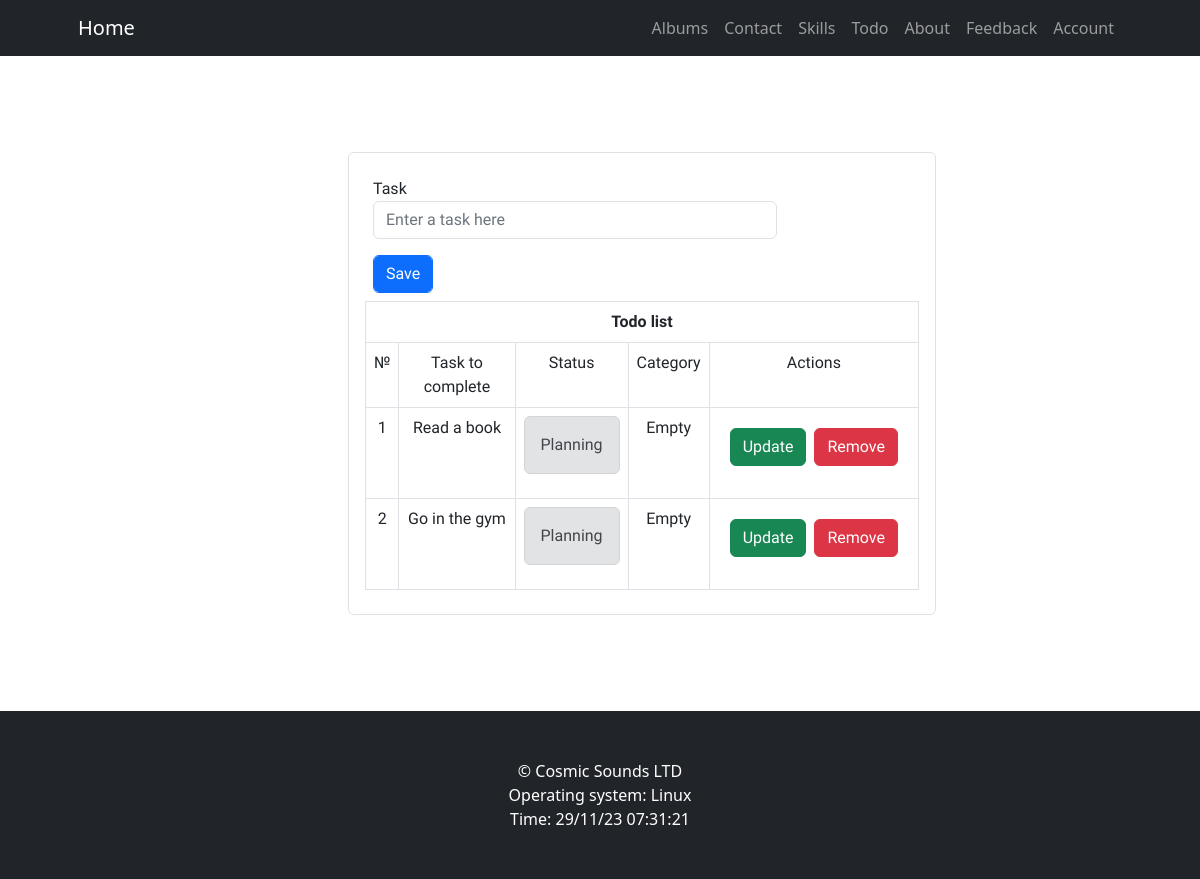
Page /todo (signed in) on the committed database.
### app/models.py (models this page shows)
class Todo(db.Model):
    __tablename__ = "todo"
    id = db.Column(db.Integer, primary_key=True, autoincrement=True)
    task = db.Column(db.Text, nullable=False)
    status = db.Column(db.String, default="Planning", nullable=False)
    category = db.Column(db.String, default="Empty", nullable=False)
    user_id = db.Column(db.Integer, db.ForeignKey("users.id"), nullable=False)

### app/views.py (the view)
@app.route("/todo")
@login_required
def todo_list():
    title = "Todo list"
    form = TodoForm()
    handle = database.HandleTodos()
    todo = handle.show(current_user.get_id())
    return render_template("todo.html", title=title, form=form, todo=todo)

### app/forms.py
class TodoForm(FlaskForm):
    task = StringField("Task", validators=[DataRequired(), Length(min=4, max=20)], render_kw={"placeholder": "Enter a task here"})
    save = SubmitField("Save")

### app/helpers/database.py (called while the page is built)
@login_manager.user_loader
def user_loader(user_id):
    return Users.query.get(user_id)

    @staticmethod
    def commit():
        db.session.commit()

    def show(self, id):
        todos = db.session.query(Todo).where(Todo.user_id == id)
        return todos

### app/views.py (called while the page is built)
@app.context_processor
def base():
    now = datetime.datetime.now()
    time = now.strftime("%d/%m/%y %H:%M:%S")
    menu = [
        {"text": "Albums", "link": url_for("albums")},
        {"text": "Contact", "link": url_for("contact")},
        {"text": "Skills", "link": url_for("skills")},
        {"text": "Todo", "link": url_for("todo_list")},
        {"text": "About", "link": url_for("about")},
        {"text": "Feedback", "link": url_for("feedback")},
    ]
    if current_user.is_anonymous:
        menu.extend([
            {"text": "Login", "link": url_for("login")},
            {"text": "Register", "link": url_for("register")}
        ])
    else:
        menu.append(
            {"text": "Account", "link": url_for("account")},
        )
    return dict(
        platform=platform,
        time=time,
        menu=menu)

@app.after_request
def after_request(response):
    now = datetime.datetime.now().replace(second=0, microsecond=0)
    current_user.last_seen = now
    try:
        db = database.HandleUsers()
        db.commit()
    except StatementError:
        flash('Error while updating user last seen!', 'danger')
    return response

### app/templates/todo.html (shortened to what this page needs)
{% extends "base.html" %}
{% import "_fields.html" as field %}
{% block content %}
<div class="container mx-auto p-3">
    <div class="col-md-7 offset-md-3 border rounded p-3">
        <form action="{{ url_for('add_todo') }}" method="post">
            {{ field.todo_form(form) }}
        </form>
        <div class="table-responsive">
            <table aria-describedby="todo" class="table table-bordered mb-2">
                <thead>
                    <th colspan="5" class="text-center">
                        Todo list
                    </th>
                </thead>
                <tr class="text-center">
                    <td>№</td>
                    <td>Task to complete</td>
                    <td>Status</td>
                    <td>Category</td>
                    <td>Actions</td>
                </tr>
                {% for task in todo %}
                <tr class="container text-center">
                    <td>{{ loop.index }}</td>
                    <td>{{ task.task }}</td>
                    <td>
                        {% if task.status != "Completed" %}
                        <div class="alert alert-secondary">{{ task.status }}</div>
                        {% else %}
                        <div class="alert alert-success">{{ task.status }}</div>
                        {% endif %}
                    </td>
                    <td>{{ task.category }}</td>
                    <td>
                        <div class="d-flex justify-content-center p-2">
                            <form action="{{ url_for('update_todo', id=task.id) }}" method="post" class="p-1">
                                <input type="submit" value="Update" class="btn btn-success">
                            </form>
                            <form action="{{ url_for('remove_todo', id=task.id) }}" method="post" class="p-1">
                                <input type="submit" value="Remove" class="btn btn-danger">
                            </form>
                        </div>
                    </td>
                </tr>
                {% endfor %}
            </table>
        </div>
    </div>
</div>
{% endblock %}

### app/templates/base.html (shortened to what this page needs)
<!DOCTYPE html>
<html lang="en">
<head>
    {% block css %}
    <link rel="stylesheet" href="{{ url_for('static', filename='css/bootstrap.theme.css') }}">
    <link rel="stylesheet" href="{{ url_for('static', filename='css/styles.css') }}">
    {% endblock %}
</head>
<body>
    {% include "header.html" %}
    <div class="content">
        {% block content %}
        {% endblock %}
    </div>
    {% include "footer.html" %}
</body>
</html>

### app/templates/_fields.html (shortened to what this page needs)
{% macro todo_form(form) %}
<div class="form-group p-2">
    {{ form.task.label }}
    {{ form.task(class="border rounded form-control w-75") }}
</div>
<div class="form-group p-2">
    {{ form.save(class="btn btn-primary form-control w-auto") }}
</div>
{% endmacro %}

### app/templates/header.html (shortened to what this page needs)
<nav class="navbar navbar-expand-lg navbar-dark bg-dark">
    <div class="container px-lg-5">
        <a class="navbar-brand" href="{{ url_for('index') }}">Home</a>
        <div class="collapse navbar-collapse" id="navbarSupportedContent">
            <ul class="navbar-nav ms-auto mb-2 mb-lg-0">
                {% for item in menu %}
                <li class="nav-item"><a class="nav-link" href="{{ item.link }}"> {{ item.text }} </a></li>
                {% endfor %}
            </ul>
        </div>
    </div>
</nav>

### app/templates/footer.html
<footer class="py-5 bg-dark">
    <div class="container pb-0">
        <p class="m-0 text-center text-white">&copy; Cosmic Sounds LTD</p>
        <p class="m-0 text-center text-white">Operating system: {{ platform.system() }}</p>
        <p class="m-0 text-center text-white">Time: {{ time }}</p>
    </div>
</footer>

### app/static/css/styles.css (style rules this page uses)
:root { --title: 40px; --content: 20px; }
.content { padding: 10vh; font-family: 'Open Sans', sans-serif; }

### rows in the picture
Todo: task "Read a book", status "Planning", category "Empty"
Todo: task "Go in the gym", status "Planning", category "Empty"

### other values in the picture
{{ item.text }} "Albums" "Contact" "Skills" "Todo" "About" "Feedback" "Account"
{{ platform.system() }} "Linux"
{{ time }} "29/11/23 07:31:21"
